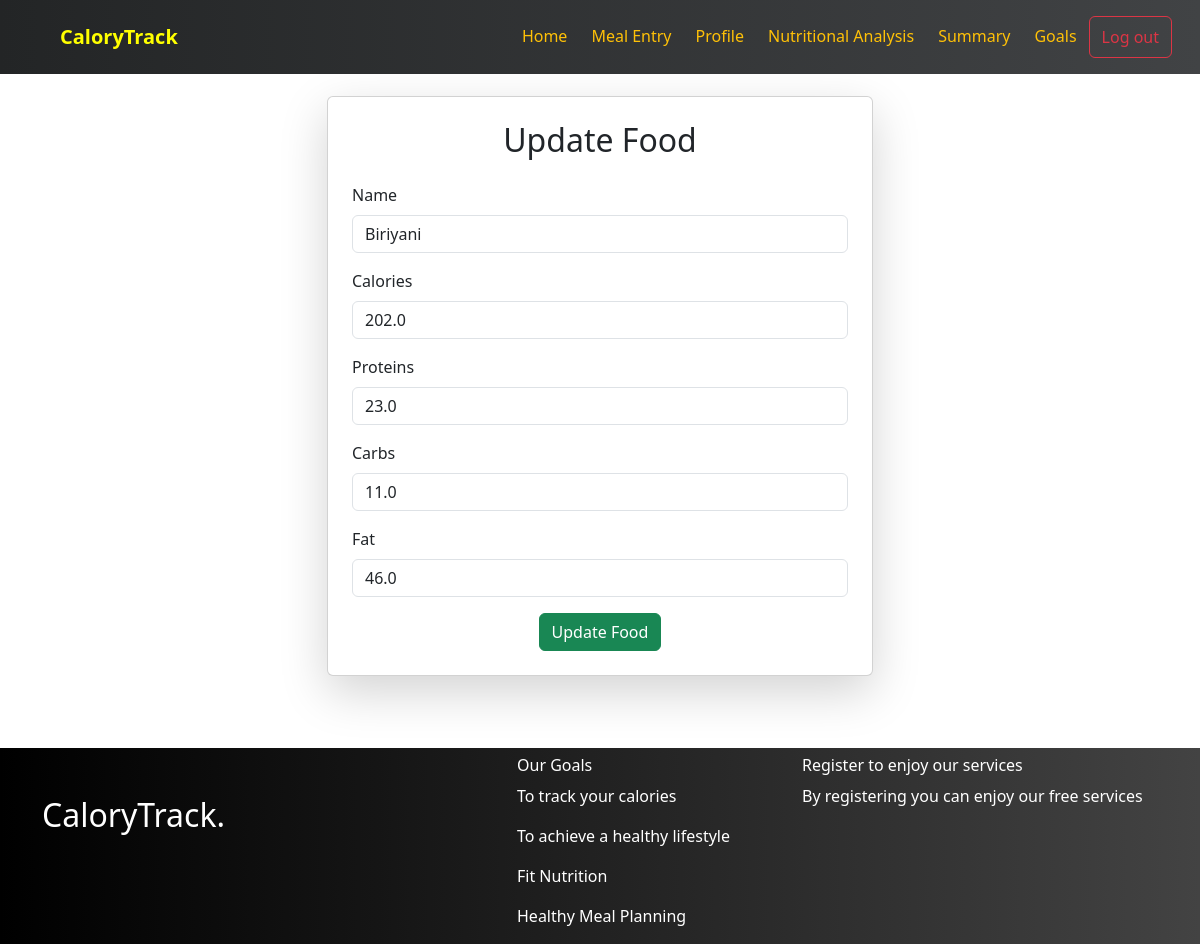
The app's page /update/1/ with its own data.
### macroNutrientApp/models.py (models this page shows, shortened)
class Food(models.Model):
    name = models.CharField(max_length=100)
    calories = models.FloatField()
    protein = models.FloatField()
    carbs = models.FloatField()
    fat = models.FloatField()

### macroNutrientApp/views.py (the view, shortened to what this page needs)
# urls.py: path('update/<int:id>/',views.update,name="update"),
def update(request,id):
    u=Food.objects.filter(id=id)
    return render(request,"update.html",{'u':u})

### macroNutrientApp/templates/update.html (shortened to what this page needs)
{% extends 'base.html' %}
{% block content %}
<div class="container mt-5 pt-5">
    <div class="row justify-content-center">
        <div class="col-md-6">
            <div class="card shadow-lg p-4">
                <h2 class="text-center mb-4">Update Food</h2>
                <form action="" method="POST">
                    {% for u in u %}
                    <div class="mb-3">
                        <label class="form-label">Name</label>
                        <input type="text" name="name" value="{{ u.name }}" class="form-control" required>
                    </div>
                    <div class="mb-3">
                        <label class="form-label">Calories</label>
                        <input type="number" name="calories" value="{{ u.calories }}" class="form-control" required>
                    </div>
                    <div class="mb-3">
                        <label class="form-label">Proteins</label>
                        <input type="number" name="proteins" value="{{ u.protein }}" class="form-control" required>
                    </div>
                    <div class="mb-3">
                        <label class="form-label">Carbs</label>
                        <input type="number" name="carbs" value="{{ u.carbs }}" class="form-control" required>
                    </div>
                    <div class="mb-3">
                        <label class="form-label">Fat</label>
                        <input type="number" name="fat" value="{{ u.fat }}" class="form-control" required>
                    </div>
                    <div class="text-center">
                        <button type="submit" class="btn btn-success">Update Food</button>
                    </div>
                    {% endfor %}
                </form>
            </div>
        </div>
    </div>
</div>
{% endblock %}

### records on screen
Food: name "Biriyani", calories "202.0", proteins "23.0", carbs "11.0", fat "46.0"
